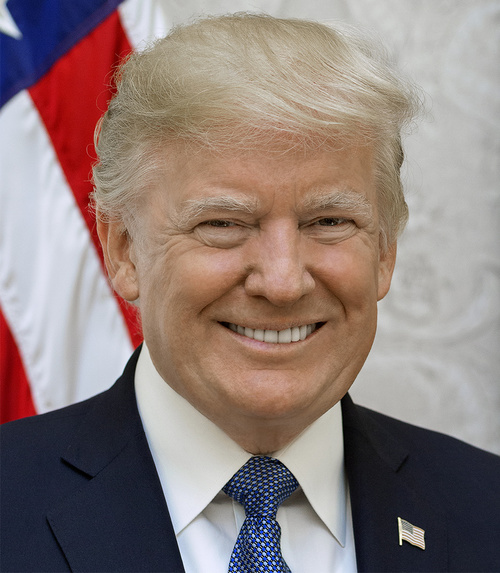
#> input picture data/trump.jpg, 500 x 573 px
$ jupyter execute 01_Instagram_filters.ipynb   (shell and % lines are left out)
#> lines starting #> are read from the running program, lines starting #| are printed output that depends on the picture; after the words box and inside, x2 and y2 are one past the last pixel; in counts of white or black regions, pixels touching at a corner belong together
#> further down, image is the input picture: shape (573, 500, 3); mean B, G, R 123, 126.8, 143
| <center> <a href="https://www.dropbox.com/s/0w8j6ejacfw3lwt/trump.jpg?dl=1"></a></center> | <center> <a href="https://www.dropbox.com/s/yegx6u3bx8otvh5/pencilSketch.jpg?dl=1"></a></center> | <center> <a href="https://www.dropbox.com/s/rttwy9wszo76jse/cartoon.jpg?dl=1"></a></center> |
| -------- | -------- | -------- |
| <center>Original Image</center>     | <center>Pencil Sketch Result</center>     | <center>Cartoon Filter Result</center>     |

[cell 1]
import cv2
import matplotlib.pyplot as plt
import numpy as np

[cell 2]
import matplotlib
matplotlib.rcParams['figure.figsize'] = (10.0, 10.0)
matplotlib.rcParams['image.cmap'] = 'gray'

[cell 3]
def cartoonify(image, arguments=0):

#> called with arguments = 0
    gray = cv2.cvtColor(image, cv2.COLOR_BGR2GRAY)
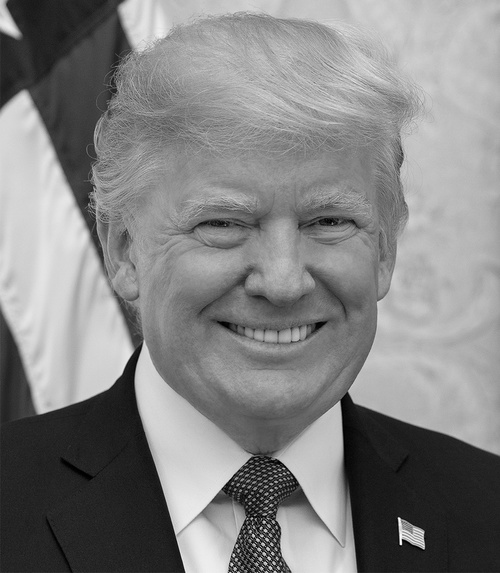
#> gray: shape (573, 500); min 0, max 254, mean 131.3

    gray = cv2.medianBlur(gray, 5)

    edges = cv2.adaptiveThreshold(gray, 255, cv2.ADAPTIVE_THRESH_MEAN_C,
                                  cv2.THRESH_BINARY, blockSize=9, C=2)
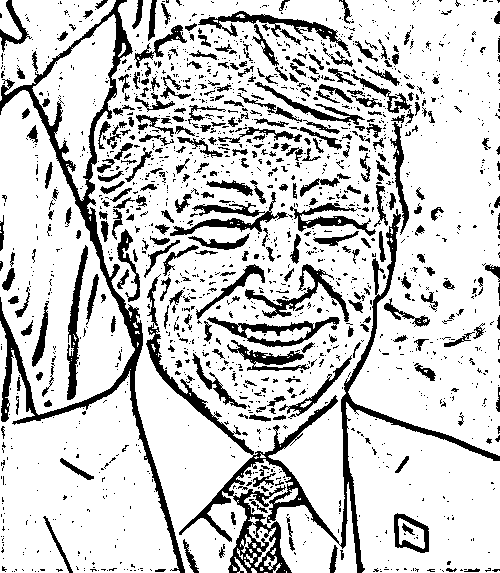
#> edges: shape (573, 500); 80.5% white; 1683 black regions (1357 under 20 px), largest, box (x1, y1, x2, y2) and area: (146, 209, 500, 573) 9379, (0, 0, 185, 573) 7811, (198, 11, 351, 57) 1250

    color = cv2.bilateralFilter(image, d=9, sigmaColor=300, sigmaSpace=300)
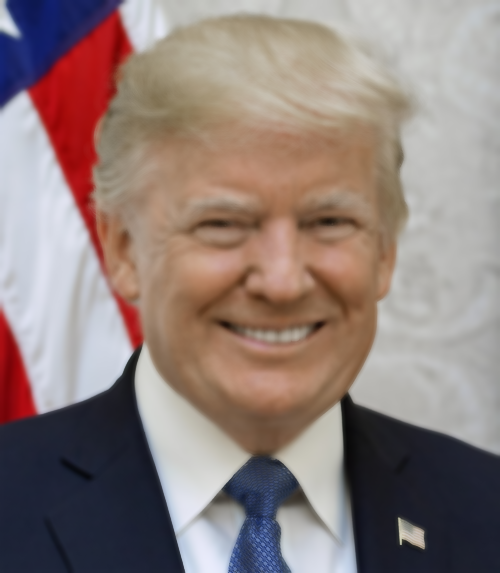
#> color: shape (573, 500, 3); mean B, G, R 122.9, 126.8, 143

    cartoonImage = cv2.bitwise_and(color, color, mask=edges)
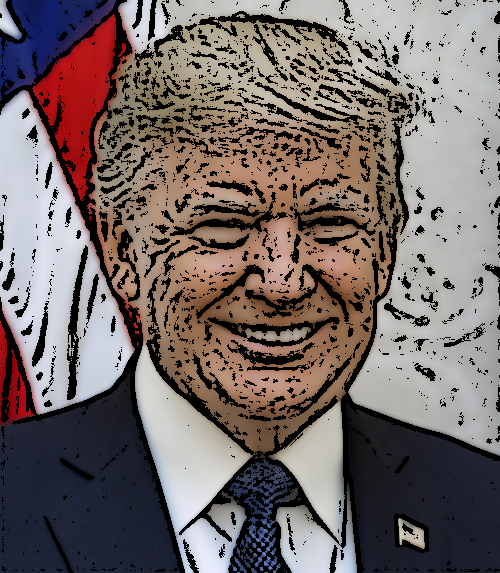
#> cartoonImage: shape (573, 500, 3); mean B, G, R 103.4, 105.5, 116.7

    return cartoonImage

[cell 4]
def pencilSketch(image, arguments=0):

#> called with arguments = 0
    gray = cv2.cvtColor(image, cv2.COLOR_BGR2GRAY)

    inverted = 255 - gray
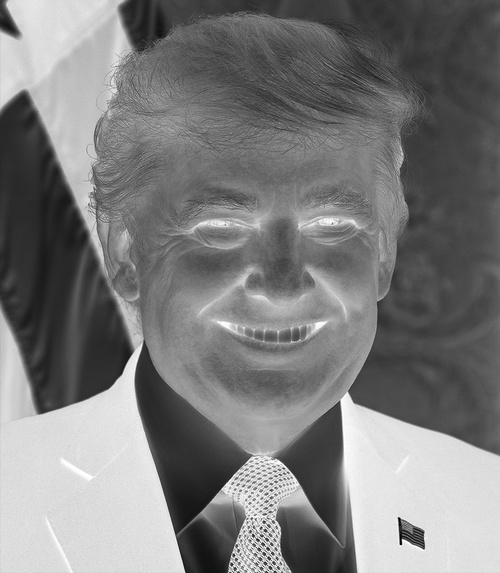
#> inverted: shape (573, 500); min 1, max 255, mean 123.7

    blurred = cv2.GaussianBlur(inverted, (21, 21), 0)
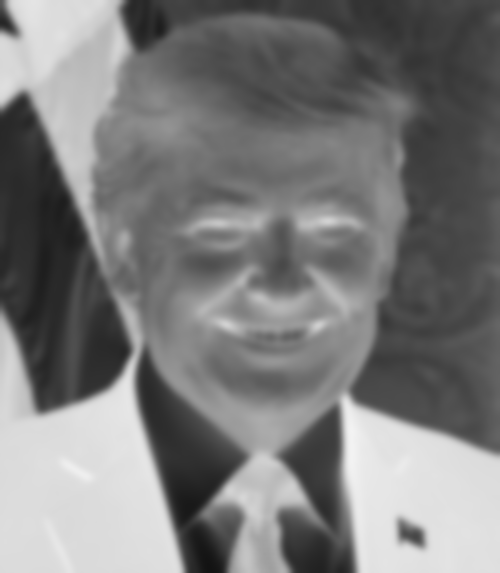
#> blurred: shape (573, 500); min 19, max 243, mean 123.7

    inverted_blurred = 255 - blurred
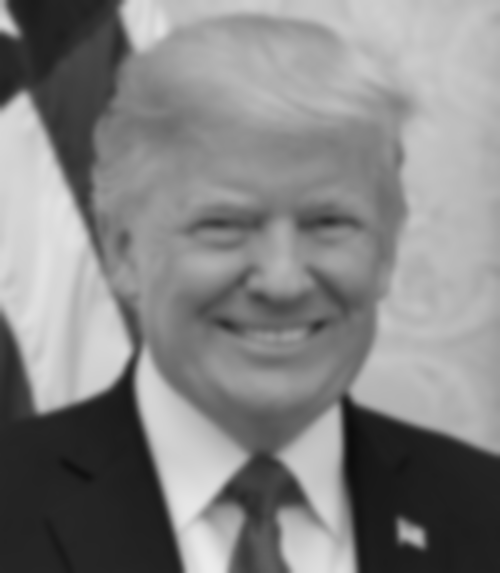
#> inverted_blurred: shape (573, 500); min 12, max 236, mean 131.3

    pencil_sketch = cv2.divide(gray, inverted_blurred, scale=256.0)
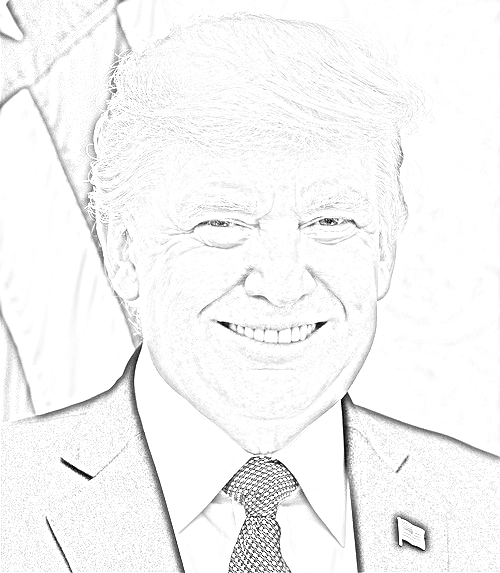
#> pencil_sketch: shape (573, 500); min 0, max 255, mean 245.6

    return pencil_sketch

[cell 5]
imagePath = "./data/trump.jpg"
image = cv2.imread(imagePath)

cartoonImage = cartoonify(image)
pencilSketchImage = pencilSketch(image)

[cell 6]
plt.figure(figsize=[20,10])
plt.subplot(131);plt.imshow(image[:,:,::-1]);
plt.subplot(132);plt.imshow(cartoonImage[:,:,::-1]);
plt.subplot(133);plt.imshow(pencilSketchImage);
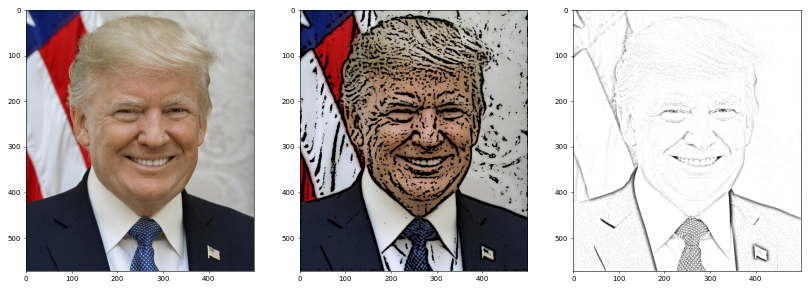
#> figure drawn by matplotlib, 3 panels

$ run again, with data/blemish.png saved as data/trump.jpg
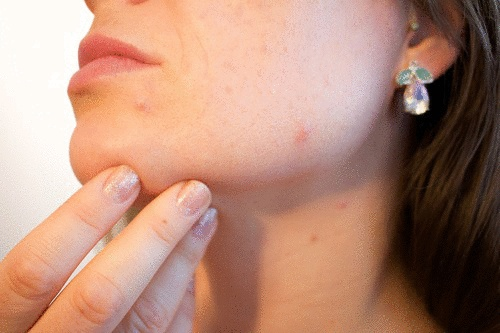
#> input picture data/blemish.png, 500 x 333 px
#> image is the input picture: shape (333, 500, 3); mean B, G, R 120.8, 139.1, 181.4
#> in cartoonify, `edges = cv2.adaptiveThreshold(gray, 255, cv2.ADAPTIVE_THRESH_MEAN_C, c..`:
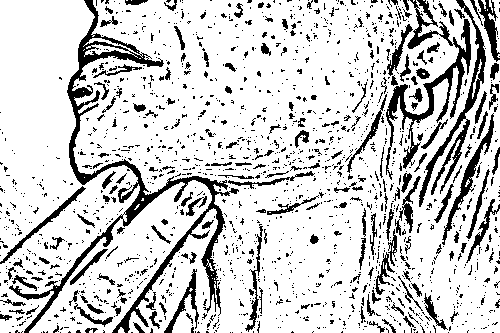
#> edges: shape (333, 500); 81.5% white; 1668 black regions (1472 under 20 px), largest, box (x1, y1, x2, y2) and area: (9, 0, 239, 333) 6540, (386, 0, 471, 180) 2798, (419, 0, 486, 207) 1778
#> `[cell 6] plt.figure(figsize=[20,10]) plt.subplot(131);plt.imshow(image..`:
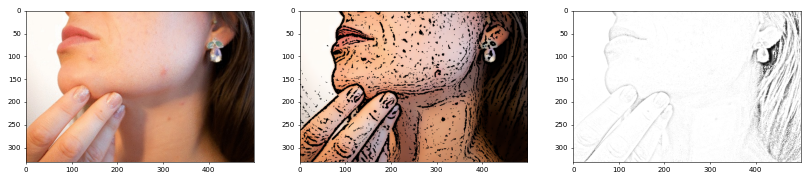
#> figure drawn by matplotlib, 3 panels
